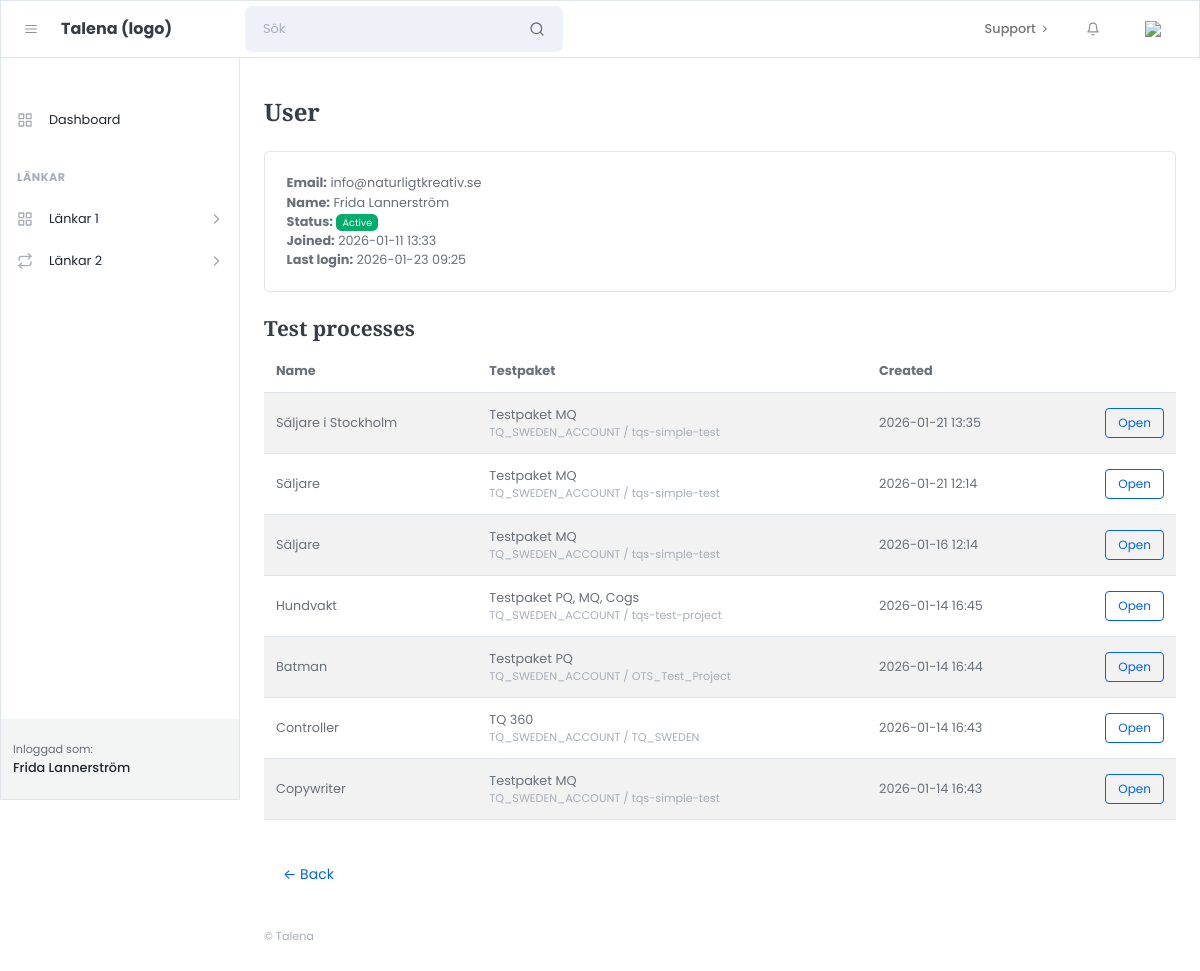
/accounts/users/3/ (signed in), run on an earlier commit of the app's database.
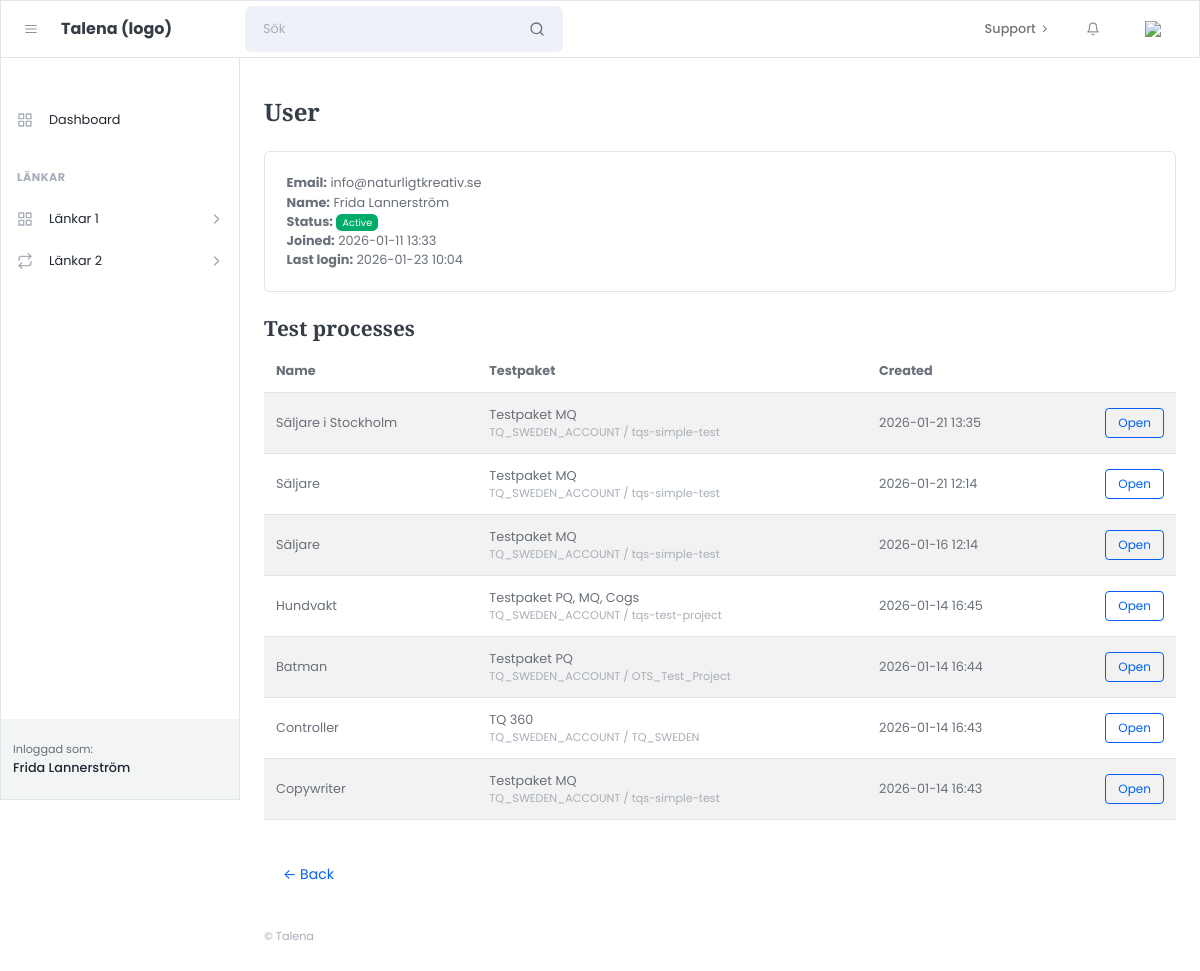
And on a later commit of the database.
### apps/accounts/models.py (models this page shows)
class User(AbstractUser):
    class Role(models.TextChoices):
        ADMIN = "admin", "Admin"
        CUSTOMER = "customer", "Customer"
    role = models.CharField(
        max_length=20,
        choices=Role.choices,
        default=Role.CUSTOMER,
    )

### apps/accounts/views.py (the view)
# urls.py: path("accounts/users/<int:pk>/", admin_user_detail, name="admin_user_detail"),
@login_required
def admin_user_detail(request, pk):
    if not is_admin(request.user):
        return HttpResponseForbidden("No access.")
    user_obj = get_object_or_404(User, pk=pk)
    processes = (
        TestProcess.objects
        .filter(created_by=user_obj)
        .order_by("-created_at")  # justera om du har annat fält
    )
    active_processes = processes.filter(is_completed=False) if hasattr(TestProcess, "is_completed") else processes
    pending_invite = not user_obj.is_active
    return render(request, "admin/accounts/user_detail.html", {
        "u": user_obj,
        "processes": processes,
        "active_processes": active_processes,
        "pending_invite": pending_invite,
    })

### apps/core/utils/auth.py (called while the page is built)
def is_admin(user) -> bool:
    return (
        getattr(user, "role", None) == "admin"
        or user.is_staff
        or user.is_superuser
    )

### templates/admin/accounts/user_detail.html (shortened to what this page needs)
{% extends "admin/core/layouts/admin_base.html" %}
{% block content %}
<h1 class="mb-4">User</h1>
<div class="card mb-4">
  <div class="card-body">
    <div><strong>Email:</strong> {{ u.email }}</div>
    <div><strong>Name:</strong> {{ u.get_full_name }}</div>
    <div><strong>Status:</strong>
      {% if u.is_active %}
        <span class="badge bg-success">Active</span>
      {% else %}
        <span class="badge bg-warning text-dark">Pending</span>
      {% endif %}
    </div>
    <div><strong>Joined:</strong> {{ u.date_joined|date:"Y-m-d H:i" }}</div>
    <div><strong>Last login:</strong>
      {% if u.last_login %}
        {{ u.last_login|date:"Y-m-d H:i" }}
      {% else %}
        Never
      {% endif %}
    </div>
  </div>
</div>
<h3 class="mt-4">Test processes</h3>
<div class="table-responsive">
  <table class="table table-striped align-middle">
    <thead>
      <tr>
        <th>Name</th>
        <th>Testpaket</th>
        <th>Created</th>
        <th></th>
      </tr>
    </thead>
    <tbody>
      {% for p in processes %}
        <tr>
          <td>{{ p.name|default:"(No name)" }}</td>
          <td>
                  {{ p.project_name_snapshot }}
                  <div class="small text-muted">{{ p.account_code }} / {{ p.project_code }}</div>
          </td>
          <td>
            {% if p.created_at %}
              {{ p.created_at|date:"Y-m-d H:i" }}
            {% else %}
              <span class="text-muted">n/a</span>
            {% endif %}
          </td>
          <td class="text-end">
            <a class="btn btn-sm btn-outline-primary" href="">
              Open
            </a>
          </td>
        </tr>
      {% empty %}
        <tr><td colspan="4">No processes for this user yet.</td></tr>
      {% endfor %}
    </tbody>
  </table>
</div>
<a class="btn btn-link mt-3" href="{% url 'admin_dashboard' %}">← Back</a>
{% endblock %}

What changed in the data, as far as the page shows it:
changed User "info@naturligtkreativ.se": last_login "2026-01-23 09:25" → "2026-01-23 10:04"
